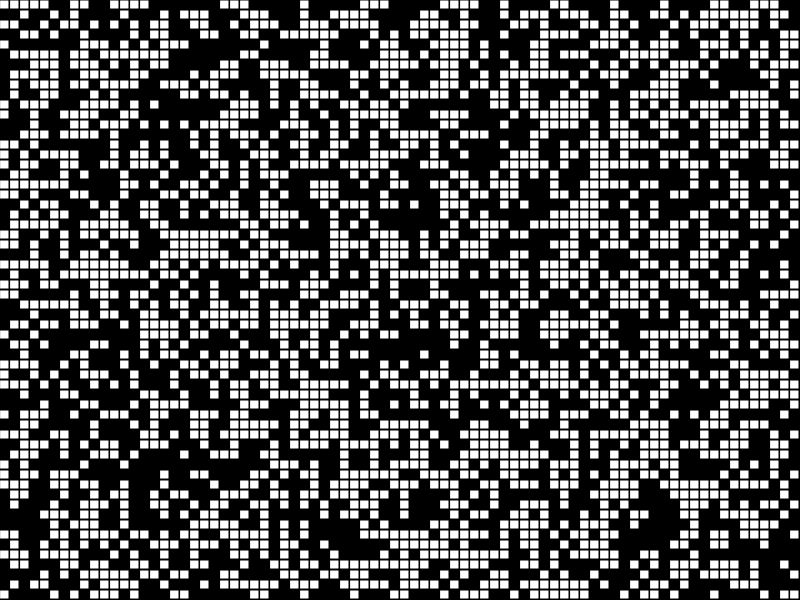
Frame 1 (no input)
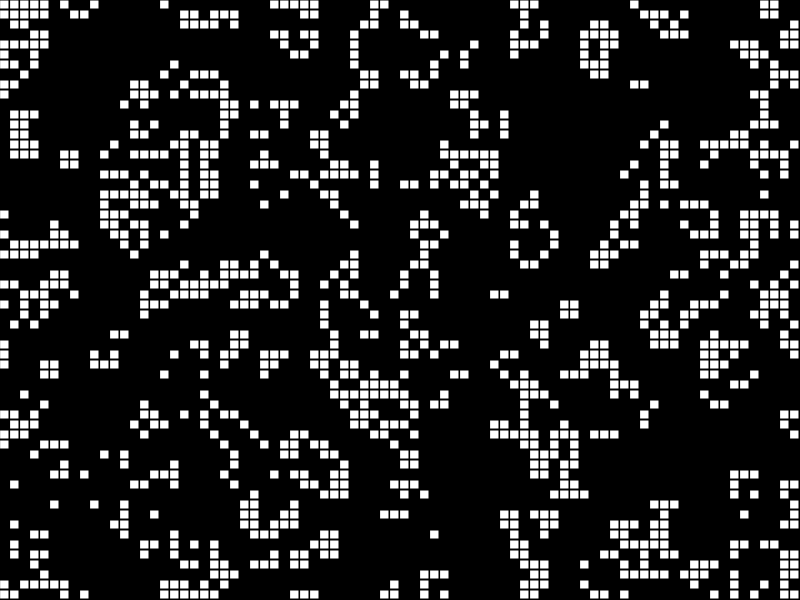
Frame 60 (no input)
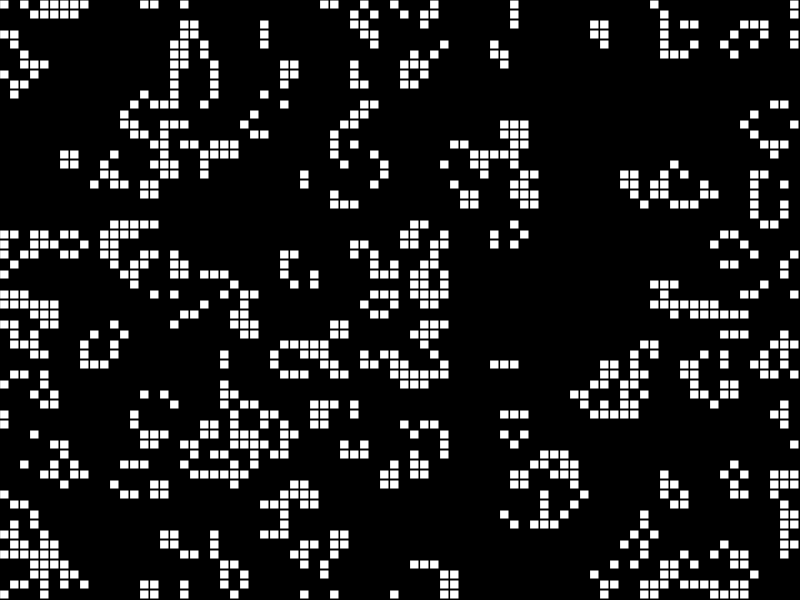
Frame 120 (the mouse pressed at the canvas centre since frame 60)

The p5.js sketch that drew these frames (run headless with seeded random() and noise() and a simulated clock; from frame 60 on, the mouse is pressed at the canvas centre):

// p5.js sketch
// ── sketch.js
function make2DArray(cols, rows) {
  let arr = new Array(cols);
  for (let i = 0; i < arr.length; i++) {
    arr[i] = new Array(rows);
  }
  return arr;
}

let grid;
let cols;
let rows;
let resolution = 10;

function setup() {
  createCanvas(screen.width, screen.height);
  cols = floor(width / resolution);
  rows = floor(height / resolution);

  grid = make2DArray(cols, rows);
  for (let i = 0; i < cols; i++) {
    for (let j = 0; j < rows; j++) {
      grid[i][j] = floor(random(2));
    }
  }
}

function draw() {
  background(0);
 

  for (let i = 0; i < cols; i++) {
    for (let j = 0; j < rows; j++) {
      let x = i * resolution;
      let y = j * resolution;
      if (grid[i][j] == 1) {
        fill(255);
        stroke(0);
        rect(x, y, resolution - 1, resolution - 1);
      }
    }
  }

  let next = make2DArray(cols, rows);

  for (let i = 0; i < cols; i++) {
    for (let j = 0; j < rows; j++) {
      let state = grid[i][j];

      let sum = 0;
      let neighbors = countNeighbors(grid, i, j);

      if (state == 0 && neighbors == 3) {
        next[i][j] = 1;
      } else if (state == 1 && (neighbors < 2 || neighbors > 3)) {
        next[i][j] = 0;
      } else {
        next[i][j] = state;
      }

    }
  }

    setTimeout(
    function(){
        grid = next
    },
    200);



}


function countNeighbors(grid, x, y) {
  let sum = 0;
  for (let i = -1; i < 2; i++) {
    for (let j = -1; j < 2; j++) {
      let col = (x + i + cols) % cols;
      let row = (y + j + rows) % rows;
      sum += grid[col][row];
    }
  }
  sum -= grid[x][y];
  return sum;
}
